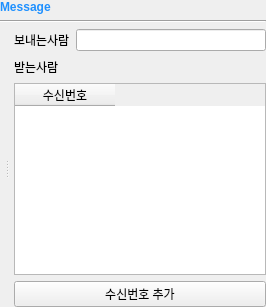
         <widget class="QWidget" name="SMS">
          <layout class="QVBoxLayout" name="verticalLayout_8">
           <property name="leftMargin">
            <number>0</number>
           </property>
           <property name="topMargin">
            <number>0</number>
           </property>
           <property name="rightMargin">
            <number>0</number>
           </property>
           <property name="bottomMargin">
            <number>0</number>
           </property>
           <item>
            <widget class="QLabel" name="label_2">
             <property name="maximumSize">
              <size>
               <width>16777215</width>
               <height>14</height>
              </size>
             </property>
             <property name="text">
              <string>&lt;html&gt;&lt;head/&gt;&lt;body&gt;&lt;h4 style=&quot; margin-top:12px; margin-bottom:12px; margin-left:0px; margin-right:0px; -qt-block-indent:0; text-indent:0px;&quot;&gt;&lt;span style=&quot; font-size:medium; font-weight:600; color:#1e90ff;&quot;&gt; Message &lt;/span&gt;&lt;/h4&gt;&lt;/body&gt;&lt;/html&gt;</string>
             </property>
            </widget>
           </item>
           <item>
            <widget class="Line" name="line_9">
             <property name="orientation">
              <enum>Qt::Horizontal</enum>
             </property>
            </widget>
           </item>
           <item>
            <widget class="QSplitter" name="splitter">
             <property name="orientation">
              <enum>Qt::Horizontal</enum>
             </property>
             <widget class="QWidget" name="layoutWidget">
              <layout class="QVBoxLayout" name="vboxlayput">
               <property name="rightMargin">
                <number>5</number>
               </property>
               <item>
                <layout class="QGridLayout" name="message_layout"/>
               </item>
              </layout>
             </widget>
             <widget class="QWidget" name="layoutWidget">
              <layout class="QVBoxLayout" name="verticalLayout_6">
               <property name="leftMargin">
                <number>5</number>
               </property>
               <item>
                <layout class="QHBoxLayout" name="horizontalLayout_2">
                 <item>
                  <widget class="QLabel" name="label_25">
                   <property name="text">
                    <string>보내는사람</string>
                   </property>
                  </widget>
                 </item>
                 <item>
                  <widget class="QLineEdit" name="edt_sender"/>
                 </item>
                </layout>
               </item>
               <item>
                <layout class="QHBoxLayout" name="horizontalLayout_3">
                 <item>
                  <widget class="QLabel" name="label_26">
                   <property name="minimumSize">
                    <size>
                     <width>60</width>
                     <height>0</height>
                    </size>
                   </property>
                   <property name="text">
                    <string>받는사람</string>
                   </property>
                  </widget>
                 </item>
                 <item>
                  <spacer name="horizontalSpacer_5">
                   <property name="orientation">
                    <enum>Qt::Horizontal</enum>
                   </property>
                   <property name="sizeHint" stdset="0">
                    <size>
                     <width>40</width>
                     <height>20</height>
                    </size>
                   </property>
                  </spacer>
                 </item>
                </layout>
               </item>
               <item>
                <widget class="QTableWidget" name="tw_mobileList">
                 <column>
                  <property name="text">
                   <string>수신번호</string>
                  </property>
                 </column>
                </widget>
               </item>
               <item>
                <widget class="QPushButton" name="btn_addMobileNum">
                 <property name="text">
                  <string>수신번호 추가</string>
                 </property>
                </widget>
               </item>
              </layout>
             </widget>
            </widget>
           </item>
          </layout>
         </widget>
